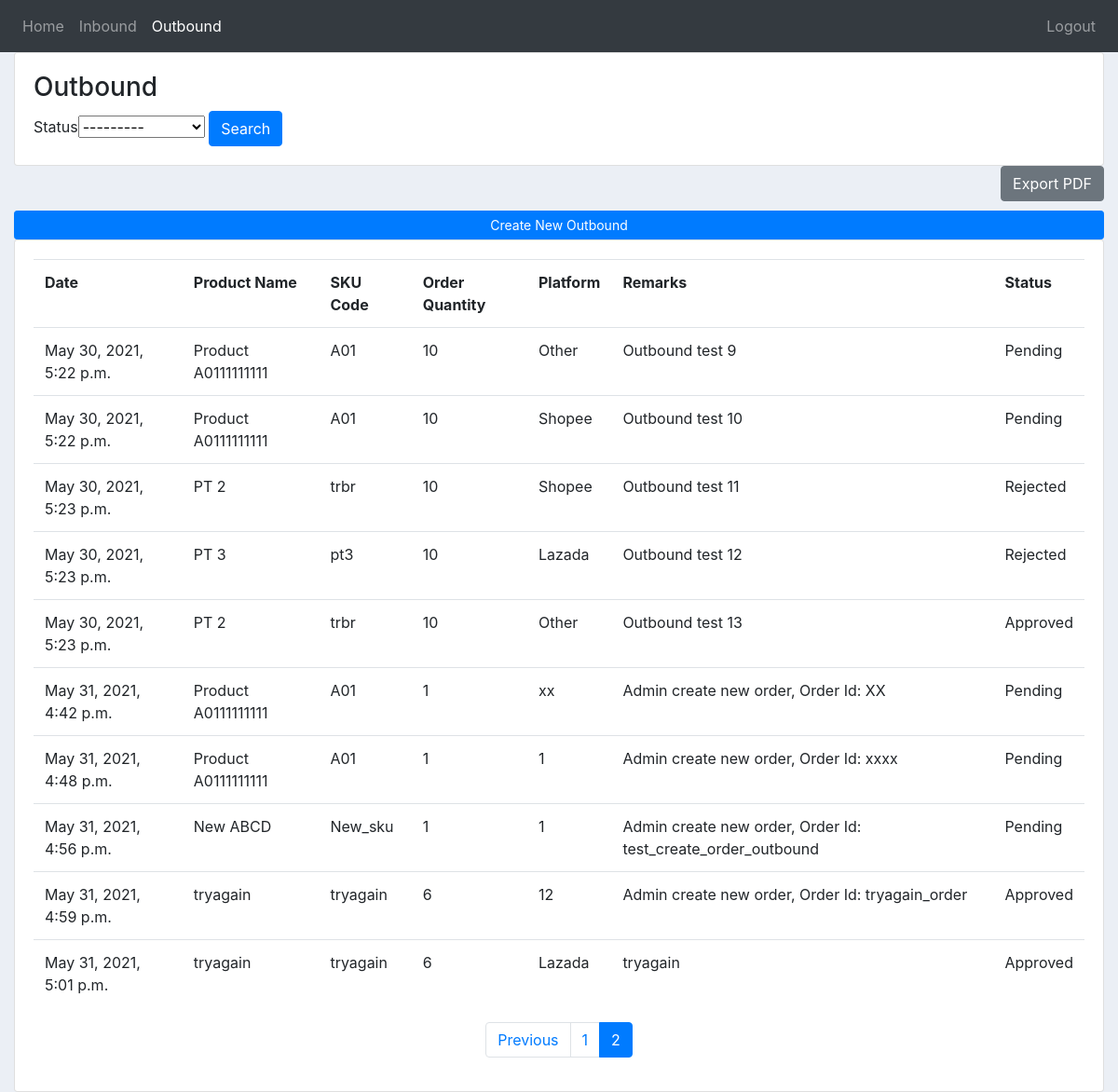
The page /outbound/?page=2 (signed in) on the database as committed earlier.
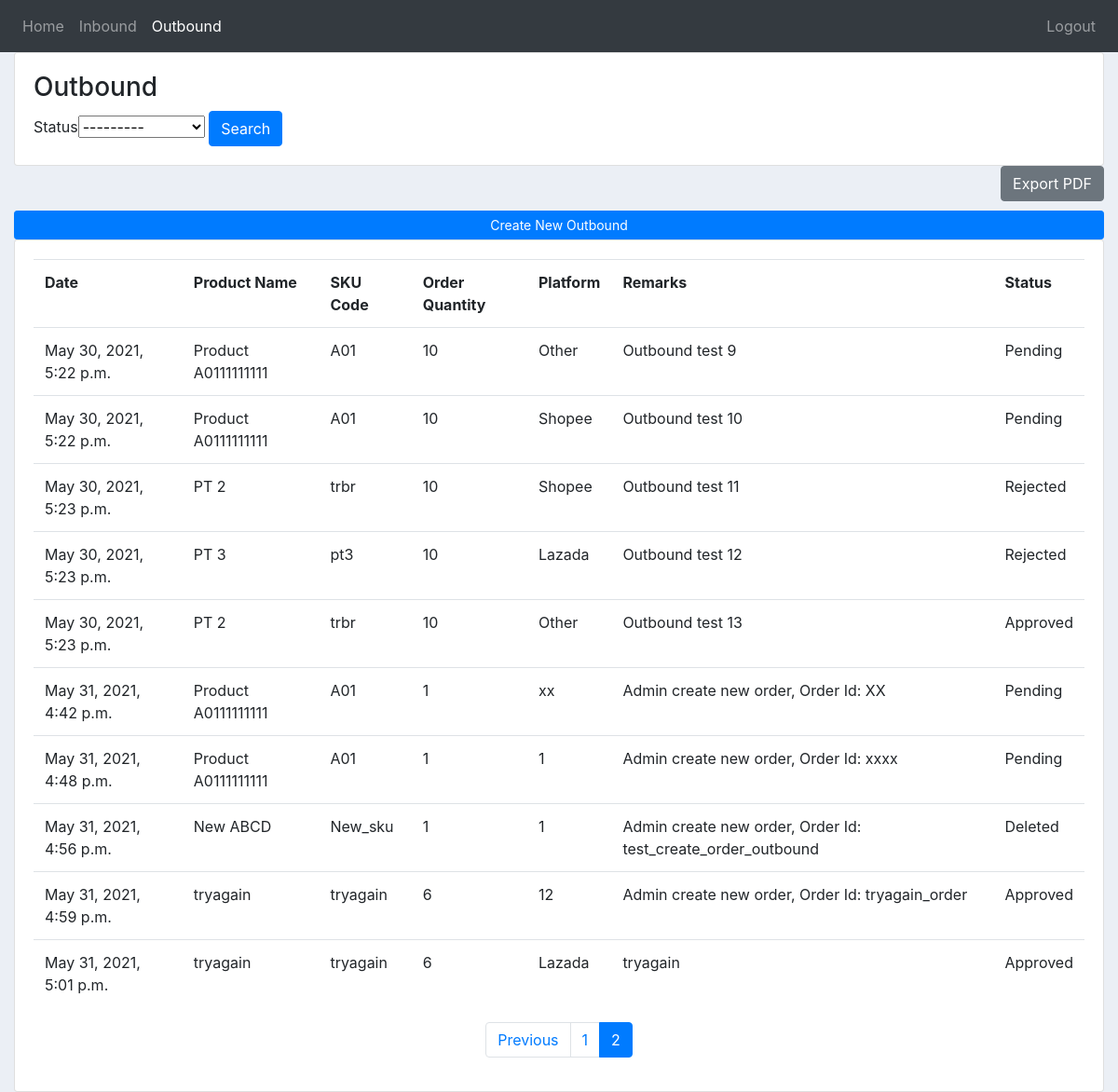
The same page on the database as committed later.
### inventory/models.py (models this page shows, shortened)
class Outbound(models.Model):
    STATUS = (
       ('Pending','Pending'),
       ('Approved', 'Approved'),
        ('Out of Delivery','Out of Delivery'),
        ('Completed','Completed'),
        ('Rejected','Rejected'),
    )
    PLATFORM = (('Shopee', 'Shopee'),
    ('Lazada', 'Lazada'),
    ('Other', 'Other'),
    )
    order_id = models.CharField(max_length=200, null=True)
    date_created = models.DateTimeField(auto_now_add=True, null=True)
    order_quantity = models.PositiveIntegerField(null=True, validators=[MinValueValidator(1)])
    platform = models.CharField(max_length=200, choices=PLATFORM, null=True)
    remarks = models.CharField(max_length=200, null=True, blank=True)
    status = models.CharField(max_length=200, choices=STATUS, default='Pending')
    seller = models.ForeignKey(Seller, to_field='user_id', null=True, on_delete=models.SET_NULL)
    product = models.ForeignKey(Product, to_field='sku_code', null=True, on_delete=models.SET_NULL)

class Product(models.Model):
    UNIT = (
        ('PCS','PCS'),
        ('BOX','BOX'),
        ('PACK','PACK'),
        ('BOTTLE','BOTTLE'),
        ('OTHER','OTHER'),
    )
    date_created = models.DateTimeField(auto_now_add=True, null=True)
    sku_code = models.CharField(max_length=200, primary_key=True)
    product_name = models.CharField(max_length=200, null=True)
    unit = models.CharField(max_length=200, choices=UNIT, null=True)
    product_quantity = models.PositiveIntegerField(null=True)
    product_price = models.FloatField(validators=[MinValueValidator(0.0)])
    location = models.CharField(max_length=200, null=True)
    rack = models.CharField(max_length=200, null=True)
    pallet = models.CharField(max_length=200, null=True)
    remarks = models.CharField(max_length=200, null=True, blank=True)
    seller = models.ForeignKey(Seller, to_field='user_id', null=True, on_delete=models.SET_NULL)

### inventory/views.py (the view)
# urls.py: path('outbound/', views.outbound, name="outbound"),
@custom_login_required
def outbound(request):
    if request.user.is_authenticated:
        if request.user.is_admin:
            outbounds = Outbound.objects.all()
            myFilter = OutboundFilter(request.GET, queryset=outbounds)
            outbounds = myFilter.qs
            seller = request.GET['seller'] if (request.method == 'GET' and 'seller' in request.GET) else ''
            status = request.GET['status'] if (request.method == 'GET' and 'status' in request.GET) else ''
            page = request.GET.get('page', 1)
            outbounds = paginate(outbounds, page);
            context = {'outbounds':outbounds,
                        'myFilter': myFilter,
                        'nbar':'outbound',
                        'seller': seller,
                        'status' : status
            }
            print(type(outbounds))
        else:
            outbounds = Outbound.objects.filter(seller_id=request.user.id)
            myFilter = OutboundFilter(request.GET, queryset=outbounds)
            outbounds = myFilter.qs
            seller = request.GET['seller'] if (request.method == 'GET' and 'seller' in request.GET) else ''
            status = request.GET['status'] if (request.method == 'GET' and 'status' in request.GET) else ''
            page = request.GET.get('page', 1)
            outbounds = paginate(outbounds, page);
            context = {'outbounds':outbounds,
                        'myFilter': myFilter,
                        'nbar':'outbound',
                        'seller': seller,
                        'status' : status
            }
    return render(request, 'inventory/outbound.html', context)

### inventory/helper.py (called while the page is built)
def paginate(object, page =1, limit = 10):
    paginator = Paginator(object, limit) # Show 25 contacts per page.
    page_obj = paginator.get_page(page)
    return page_obj

### inventory/templatetags/query_transform_template_tags.py (called while the page is built)
@register.simple_tag
def query_transform(request, **kwargs):
    updated = request.GET.copy()
    for k, v in kwargs.items():
        if v is not None:
            updated[k] = v
        else:
            updated.pop(k, 0)
    return updated.urlencode()

### inventory/templates/inventory/outbound.html (shortened to what this page needs)
{% extends 'inventory/main.html' %}
{% block content %}
{% if user.is_authenticated and user.is_admin %}
<div class="row">
    <div class="col-md">
        <div class="card card-body">
            <h3>Outbound</h3>
            <form method="get">
                {{myFilter.form}}
                <button class="btn btn-primary" type="submit">Search</button>
            </form>
		</div>
		<form method="post" action="{% url 'pdf_outbound' %}" target="_blank">
			{% csrf_token %}
            <input type="hidden" name="seller_name" value="{{seller}}">
			<input type="hidden" name="status" value="{{status}}">
			<input type="submit" class="btn btn-secondary float-right" value="Export PDF">
		</form>
		<br>
		<br>
        <div class="card card-body">
            <table class="table">
                <tr>
                    <th>Date</th>
                    <th>Seller</th>
                    <th>Product Name</th>
                    <th>SKU Code</th>
                    <th>Order Quantity</th>
                    <th>Platform</th>
                    <th>Remarks</th>
                    <th>Status</th>
                    {% if status == "Pending" or 'status' not in request %}
                    <th>Approve</th>
                    <th>Reject</th>
                   {% endif %}
                </tr>
                {% for outbound in outbounds %}
                <tr>
                    <td>{{outbound.date_created}}</td>
                    <td>{{outbound.seller}}</td>
                    <td>{{outbound.product.product_name}}</td>
                    <td>{{outbound.product.sku_code}}</td>
                    <td>{{outbound.order_quantity}}</td>
                    <td>{{outbound.platform}}</td>
                    <td>{{outbound.remarks}}</td>
                    <td>{{outbound.status}}</td>
                    {% if outbound.status == "Pending" %}
                    <td><a class="btn btn-sm btn-success" href="{% url 'approve_outbound' outbound.pk%}">Approve</a></td>
                    <td><a class="btn btn-sm btn-danger" href="{% url 'reject_outbound' outbound.pk%}">Reject</a></td>
                    {% else %}
					<td></td>
					<td></td>
                    {% endif %}
                </tr>
                {% endfor %}
            </table>
            {% include 'inventory/pagination.html' with page_obj=outbounds request=request only%}
        </div>
    </div>
</div>
{% else %}
<div class="row">
	<div class="col-md">
		<div class="card card-body">
            <h3>Outbound</h3>
            <form method="get">
                Status{{myFilter.form.status}}
                <button class="btn btn-primary" type="submit">Search</button>
            </form>
		</div>
		<form method="post" action="{% url 'pdf_outbound' %}" target="_blank">
			<input type="submit" class="btn btn-secondary float-right" value="Export PDF">
		</form>
		<br>
		<br>
<a class="btn btn-primary  btn-sm btn-block" href="{% url 'create_outbound' %}">Create New Outbound</a>
<div class="card card-body">
    <table class="table">
        <tr>
            <th>Date</th>
            <th>Product Name</th>
            <th>SKU Code</th>
            <th>Order Quantity</th>
            <th>Platform</th>
            <th>Remarks</th>
            <th>Status</th>
        </tr>
        {% for outbound in outbounds %}
        <tr>
            <td>{{outbound.date_created}}</td>
            <td>{{outbound.product.product_name}}</td>
            <td>{{outbound.product.sku_code}}</td>
            <td>{{outbound.order_quantity}}</td>
            <td>{{outbound.platform}}</td>
            <td>{{outbound.remarks}}</td>
            <td>{{outbound.status}}</td>
        </tr>
        {% endfor %}
    </table>
    {% include 'inventory/pagination.html' with page_obj=outbounds request=request only%}
    </div>
    </div>
    </div>
{% endif %}
{% endblock content %}

Rows that differ between the two databases and show on the page:
changed Outbound "Admin create new order, Order Id: test_create_order_outbound": status "Pending" → "Deleted"
